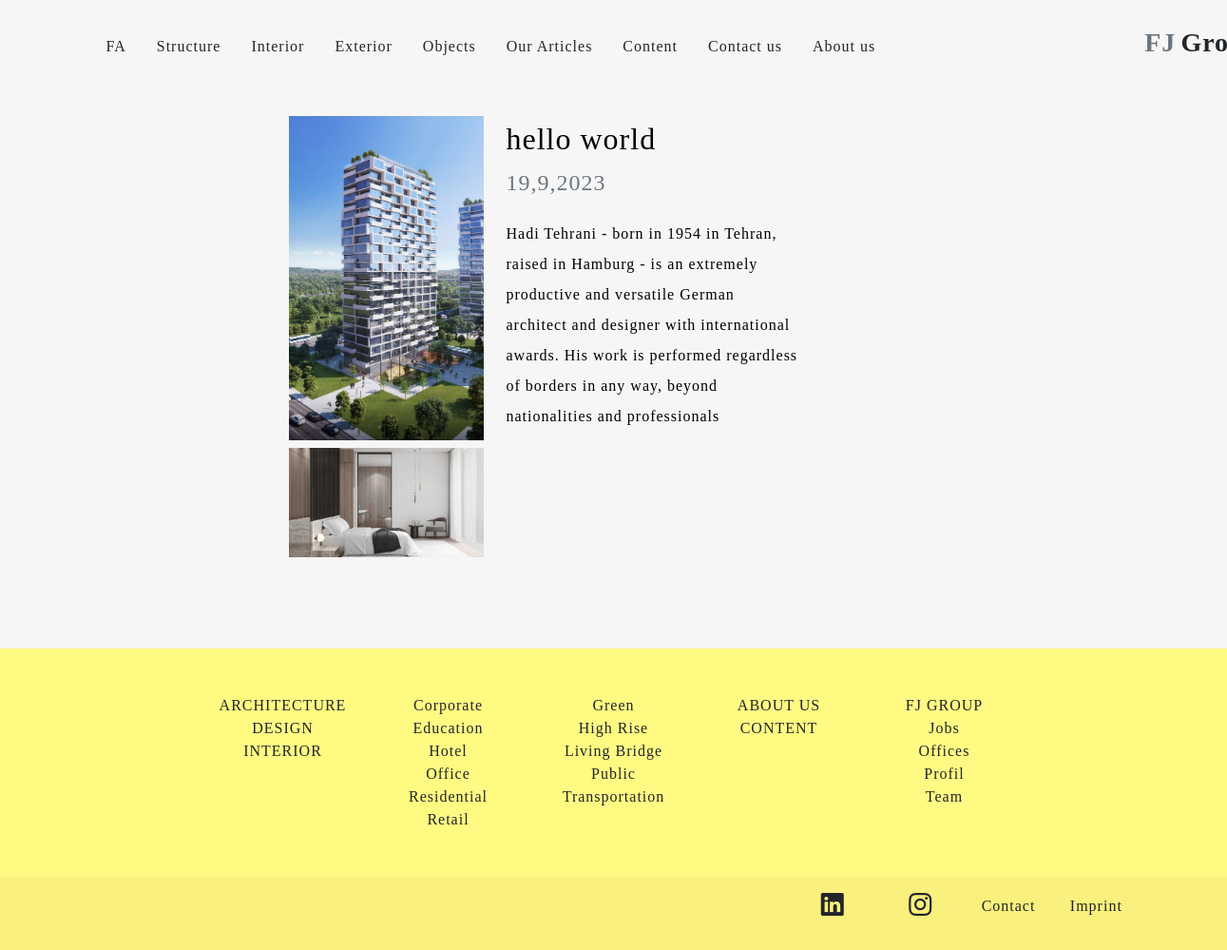
The app's page /content/ with its own data.
### content_app/models.py (models this page shows, shortened)
class Content(models.Model):
    slug = models.SlugField(allow_unicode=True, blank=True, null=True)
    cover_image = models.ImageField(upload_to='images/content_images', verbose_name='عکس کاور')
    second_cover_image = models.ImageField(upload_to='images/content_images', verbose_name='عکس کاور دوم', null=True)
    video = models.FileField(upload_to='videos/content_videos', blank=True, verbose_name='ویدیو')
    image = models.ImageField(upload_to='images/content_images', blank=True, verbose_name='عکس')
    title = models.CharField(max_length=400, verbose_name='عنوان')
    persian_title = models.CharField(max_length=400, verbose_name='عنوان(فارسی)')
    description = models.CharField(max_length=1500, verbose_name='توضیحات')
    persian_description = models.CharField(max_length=1500, verbose_name='توضیحات(فارسی)')
    created_at = models.DateTimeField(auto_now_add=True, verbose_name='زمان تولید')
    class Meta:
        verbose_name = 'محتوا'
        verbose_name_plural = 'محتوا'
        ordering = ('-created_at',)
    def get_absolute_url(self):
        return reverse('content_app:content_detail', args=[self.id, self.slug])

### content_app/views.py (the view)
# urls.py: path('', views.content_view, name='content'),
def content_view(request):
    content = Content.objects.all()
    return render(request, 'content_app/Content.html', context={'content': content})

### content_app/templates/content_app/Content.html (shortened to what this page needs)
{% extends 'base.html' %}
{% load static %}
{% block css %}
    <link rel="stylesheet" href="{% static 'Css/Content.css' %}">
    <link rel="stylesheet" href="{% static 'Css/Interior.css' %}">
    <link rel="stylesheet" href="{% static 'Css/Project.css' %}">
{% endblock %}
{% block content %}
{% include 'includes/header2.html' %}
    <main>
    {% for content in content %}
        <a href="{{ content.get_absolute_url }}" style="text-decoration: none; color: black;">
        <div class="area pt-5 pb-5">
            <div class="container">
                <div class="row justify-content-center">
                    <div class="col-md-5 col-sm-12 col-12 text-end">
                        <img src="{{ content.cover_image.url }}" alt="{{ content.title }}" class="img-fluid w-50 mb-2">
                        <img src="{{ content.second_cover_image.url }}" alt="{{ content.title }}" class="img-fluid w-50">
                    </div>
                    <div class="col-md-5 col-sm-12 col-12">
                        <h2 class="w-75 lh-base EN">{{ content.title}}</h2>
                        <h4 class="text-secondary mb-4 EN">{{ content.created_at.day }},{{ content.created_at.month }},{{ content.created_at.year }}</h4>
                        <p class="w-75 lh-lg EN">{{ content.description }}</p>
                    </div>
                </div>
            </div>
        </div>
        </a>
    {% endfor %}
    </main>
{% endblock %}

### assets/Css/Content.css (style rules this page uses)
* { font-family: "AvenirNext"; letter-spacing: 1px; }
html { scroll-behavior: smooth; }
body { background-color: #F6F6F6; }
.text-secondary { font-family: "AJensonPro"; }
.area { padding-right: 250px; transition: all 0.3s linear; }

### assets/Css/Interior.css (style rules this page uses)
* { font-family: "AvenirNext"; letter-spacing: 1px; }
html { scroll-behavior: smooth; }
body { overflow-x: hidden; background-color: #F6F6F6; }

### assets/Css/Project.css (style rules this page uses)
* { font-family: "AvenirNext"; letter-spacing: 1px; }
html { scroll-behavior: smooth; }
body { background-color: #F6F6F6; overflow-x: hidden; }
a { border-radius: 0 !important; }

### records on screen
Content: cover_image (picture), second_cover_image (picture), title "hello world", created_at.day "19", created_at.month "9", created_at.year "2023", description "Hadi Tehrani - born in 1954 in Tehran, raised in Hamburg - is an extremely productive and versatile German architect and designer with international awards. His work is performed regardless of borders in any way, beyond nationalities and professionals"
